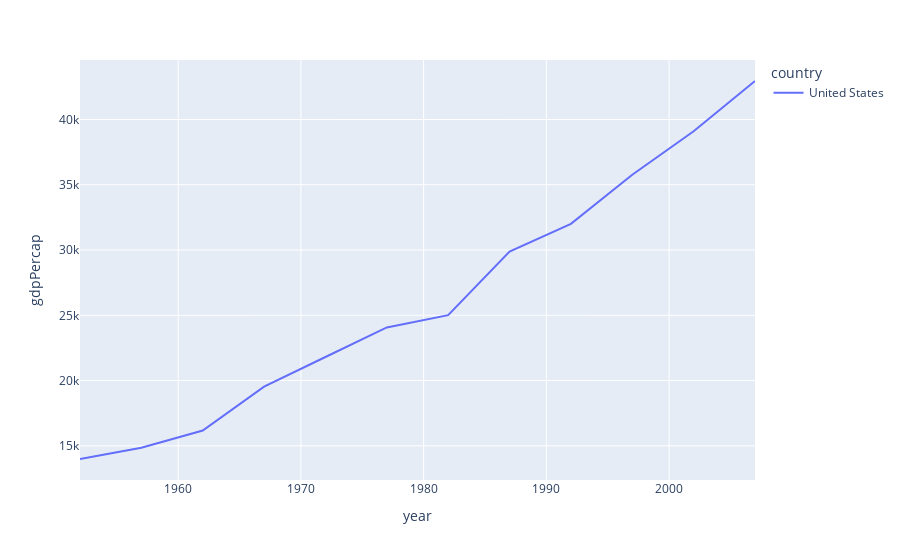

Write notebook code for a chart like this one.
### Code cell
fig = px.line(data_frame=df[df['country'] == 'United States'].sort_values(by='year'), 
              x="year", y="gdpPercap", 
                 color="country", 
                 hover_name="country", 
                 )
fig

### Figure 1 — Plotly figure (JSON) as saved in the notebook; plotly's stock layout.template omitted (floating-point values rounded to 4 significant figures)
{"data": [{"hovertemplate": "<b>%{hovertext}</b><br><br>country=United States<br>year=%{x}<br>gdpPercap=%{y}<extra></extra>", "hovertext": ["United States", "United States", "United States", "United States", "United States", "United States", "United States", "United States", "United States", "United States", "United States", "United States"], "legendgroup": "United States", "line": {"color": "#636efa", "dash": "solid"}, "marker": {"symbol": "circle"}, "mode": "lines", "name": "United States", "orientation": "v", "showlegend": true, "type": "scatter", "x": [1952, 1957, 1962, 1967, 1972, 1977, 1982, 1987, 1992, 1997, 2002, 2007], "xaxis": "x", "y": [13990.0, 14850.0, 16170.0, 19530.0, 21810.0, 24070.0, 25010.0, 29880.0, 32000.0, 35770.0, 39100.0, 42950.0], "yaxis": "y"}], "layout": {"legend": {"title": {"text": "country"}, "tracegroupgap": 0}, "margin": {"t": 60}, "xaxis": {"anchor": "y", "domain": [0, 1], "title": {"text": "year"}}, "yaxis": {"anchor": "x", "domain": [0, 1], "title": {"text": "gdpPercap"}}}}
